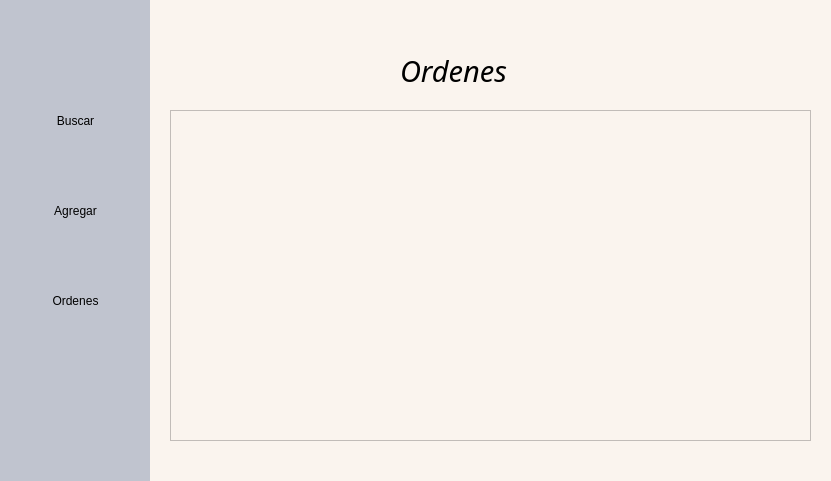
<?xml version="1.0" encoding="UTF-8"?>
<ui version="4.0">
 <class>mesero</class>
 <widget class="QDialog" name="mesero">
  <property name="geometry">
   <rect>
    <x>0</x>
    <y>0</y>
    <width>831</width>
    <height>481</height>
   </rect>
  </property>
  <property name="windowTitle">
   <string>Dialog</string>
  </property>
  <widget class="QWidget" name="widget" native="true">
   <property name="geometry">
    <rect>
     <x>0</x>
     <y>0</y>
     <width>151</width>
     <height>481</height>
    </rect>
   </property>
   <property name="styleSheet">
    <string notr="true">QWidget{
background-color: #C0C4CF;
border-right: 1px solid;

}
</string>
   </property>
   <widget class="QLabel" name="label">
    <property name="geometry">
     <rect>
      <x>10</x>
      <y>20</y>
      <width>141</width>
      <height>61</height>
     </rect>
    </property>
    <property name="text">
     <string/>
    </property>
    <property name="pixmap">
     <pixmap>:/img/Iconos/logosinfondo.png</pixmap>
    </property>
    <property name="scaledContents">
     <bool>true</bool>
    </property>
   </widget>
   <widget class="QPushButton" name="Salir">
    <property name="geometry">
     <rect>
      <x>0</x>
      <y>380</y>
      <width>151</width>
      <height>51</height>
     </rect>
    </property>
    <property name="styleSheet">
     <string notr="true">QPushButton
{
  border:0px solid gray;
  padding: 0 8px;
  background: yellow;
background-color: rgba(216, 223, 233,0);
}
QPushButton:hover
{
	background-color: rgb(223, 138, 19);
}</string>
    </property>
    <property name="text">
     <string/>
    </property>
    <property name="icon">
     <iconset>
      <normaloff>:/img/Iconos/salida.png</normaloff>:/img/Iconos/salida.png</iconset>
    </property>
    <property name="iconSize">
     <size>
      <width>30</width>
      <height>30</height>
     </size>
    </property>
    <property name="checkable">
     <bool>false</bool>
    </property>
    <property name="autoDefault">
     <bool>true</bool>
    </property>
   </widget>
   <widget class="QPushButton" name="Buscar">
    <property name="geometry">
     <rect>
      <x>10</x>
      <y>90</y>
      <width>131</width>
      <height>61</height>
     </rect>
    </property>
    <property name="styleSheet">
     <string notr="true">QPushButton
{
  border:0px solid gray;
  padding: 0 8px;
  background: yellow;
background-color: rgba(216, 223, 233,0);
}
QPushButton:hover
{
	background-color: rgb(223, 138, 19);
}</string>
    </property>
    <property name="text">
     <string>Buscar</string>
    </property>
    <property name="icon">
     <iconset>
      <normaloff>:/img/Iconos/lupa.png</normaloff>:/img/Iconos/lupa.png</iconset>
    </property>
    <property name="iconSize">
     <size>
      <width>30</width>
      <height>30</height>
     </size>
    </property>
   </widget>
   <widget class="QPushButton" name="NuevoPedido">
    <property name="geometry">
     <rect>
      <x>10</x>
      <y>180</y>
      <width>131</width>
      <height>61</height>
     </rect>
    </property>
    <property name="styleSheet">
     <string notr="true">QPushButton
{
  border:0px solid gray;
  padding: 0 8px;
  background: yellow;
background-color: rgba(216, 223, 233,0);
}
QPushButton:hover
{
	background-color: rgb(223, 138, 19);
}</string>
    </property>
    <property name="text">
     <string>Agregar</string>
    </property>
    <property name="icon">
     <iconset>
      <normaloff>:/img/Iconos/anadir.png</normaloff>:/img/Iconos/anadir.png</iconset>
    </property>
    <property name="iconSize">
     <size>
      <width>30</width>
      <height>30</height>
     </size>
    </property>
   </widget>
   <widget class="QPushButton" name="NuevoPedido_2">
    <property name="geometry">
     <rect>
      <x>10</x>
      <y>270</y>
      <width>131</width>
      <height>61</height>
     </rect>
    </property>
    <property name="styleSheet">
     <string notr="true">QPushButton
{
  border:0px solid gray;
  padding: 0 8px;
  background: yellow;
background-color: rgba(216, 223, 233,0);
}
QPushButton:hover
{
	background-color: rgb(223, 138, 19);
}</string>
    </property>
    <property name="text">
     <string>Ordenes</string>
    </property>
    <property name="icon">
     <iconset>
      <normaloff>:/img/Iconos/terminado.png</normaloff>:/img/Iconos/terminado.png</iconset>
    </property>
    <property name="iconSize">
     <size>
      <width>30</width>
      <height>30</height>
     </size>
    </property>
   </widget>
  </widget>
  <widget class="QStackedWidget" name="stackedWidget">
   <property name="geometry">
    <rect>
     <x>150</x>
     <y>0</y>
     <width>681</width>
     <height>491</height>
    </rect>
   </property>
   <property name="styleSheet">
    <string notr="true">background-color: #faf4ee;</string>
   </property>
   <property name="currentIndex">
    <number>2</number>
   </property>
   <widget class="QWidget" name="page">
    <widget class="QLabel" name="label_2">
     <property name="geometry">
      <rect>
       <x>270</x>
       <y>30</y>
       <width>171</width>
       <height>31</height>
      </rect>
     </property>
     <property name="font">
      <font>
       <family>Caviar Dreams</family>
       <pointsize>18</pointsize>
       <italic>true</italic>
      </font>
     </property>
     <property name="text">
      <string>Buscar Platillos</string>
     </property>
    </widget>
    <widget class="QLineEdit" name="lineEdit">
     <property name="geometry">
      <rect>
       <x>30</x>
       <y>80</y>
       <width>621</width>
       <height>31</height>
      </rect>
     </property>
     <property name="styleSheet">
      <string notr="true">border: 1px solid; 
border-radius: 10px;</string>
     </property>
     <property name="alignment">
      <set>Qt::AlignCenter</set>
     </property>
     <property name="placeholderText">
      <string>ID PLATILLO</string>
     </property>
    </widget>
    <widget class="QTableWidget" name="TablaPlatillos">
     <property name="geometry">
      <rect>
       <x>20</x>
       <y>130</y>
       <width>641</width>
       <height>341</height>
      </rect>
     </property>
     <property name="styleSheet">
      <string notr="true">background-color: white;</string>
     </property>
    </widget>
   </widget>
   <widget class="QWidget" name="page_2">
    <widget class="QListWidget" name="listamenu">
     <property name="geometry">
      <rect>
       <x>20</x>
       <y>30</y>
       <width>251</width>
       <height>121</height>
      </rect>
     </property>
     <property name="styleSheet">
      <string notr="true">background-color:white;
</string>
     </property>
    </widget>
    <widget class="QListWidget" name="listapedido">
     <property name="geometry">
      <rect>
       <x>380</x>
       <y>100</y>
       <width>256</width>
       <height>291</height>
      </rect>
     </property>
     <property name="styleSheet">
      <string notr="true">background-color:white;</string>
     </property>
    </widget>
    <widget class="QListWidget" name="bebidas">
     <property name="geometry">
      <rect>
       <x>20</x>
       <y>190</y>
       <width>256</width>
       <height>121</height>
      </rect>
     </property>
     <property name="styleSheet">
      <string notr="true">background-color:white;</string>
     </property>
    </widget>
    <widget class="QListWidget" name="postres">
     <property name="geometry">
      <rect>
       <x>20</x>
       <y>350</y>
       <width>256</width>
       <height>121</height>
      </rect>
     </property>
     <property name="styleSheet">
      <string notr="true">background-color:white;</string>
     </property>
    </widget>
    <widget class="QLabel" name="label_3">
     <property name="geometry">
      <rect>
       <x>100</x>
       <y>10</y>
       <width>81</width>
       <height>16</height>
      </rect>
     </property>
     <property name="font">
      <font>
       <family>Caviar Dreams</family>
       <pointsize>12</pointsize>
       <italic>true</italic>
      </font>
     </property>
     <property name="text">
      <string>Desayunos</string>
     </property>
    </widget>
    <widget class="QLabel" name="label_4">
     <property name="geometry">
      <rect>
       <x>100</x>
       <y>160</y>
       <width>71</width>
       <height>21</height>
      </rect>
     </property>
     <property name="font">
      <font>
       <family>Caviar Dreams</family>
       <pointsize>12</pointsize>
       <italic>true</italic>
      </font>
     </property>
     <property name="text">
      <string>Bebidas</string>
     </property>
    </widget>
    <widget class="QLabel" name="label_5">
     <property name="geometry">
      <rect>
       <x>100</x>
       <y>320</y>
       <width>61</width>
       <height>21</height>
      </rect>
     </property>
     <property name="font">
      <font>
       <family>Caviar Dreams</family>
       <pointsize>12</pointsize>
       <italic>true</italic>
      </font>
     </property>
     <property name="text">
      <string>Postres</string>
     </property>
    </widget>
    <widget class="QLabel" name="label_6">
     <property name="geometry">
      <rect>
       <x>480</x>
       <y>65</y>
       <width>61</width>
       <height>31</height>
      </rect>
     </property>
     <property name="font">
      <font>
       <family>Caviar Dreams</family>
       <pointsize>12</pointsize>
       <italic>true</italic>
      </font>
     </property>
     <property name="text">
      <string>Orden</string>
     </property>
    </widget>
    <widget class="QPushButton" name="CrearPedido">
     <property name="geometry">
      <rect>
       <x>560</x>
       <y>410</y>
       <width>111</width>
       <height>51</height>
      </rect>
     </property>
     <property name="styleSheet">
      <string notr="true">QPushButton
{
  border:0px solid gray;
  padding: 0 8px;
  background: yellow;
background-color: rgba(216, 223, 233,0);
}
QPushButton:hover
{
	background-color: rgb(223, 138, 19);
}</string>
     </property>
     <property name="text">
      <string>Crear Pedido</string>
     </property>
     <property name="icon">
      <iconset>
       <normaloff>:/img/Iconos/iconfinder_My_order_6457548.png</normaloff>:/img/Iconos/iconfinder_My_order_6457548.png</iconset>
     </property>
     <property name="iconSize">
      <size>
       <width>30</width>
       <height>30</height>
      </size>
     </property>
    </widget>
    <widget class="QLabel" name="label_7">
     <property name="geometry">
      <rect>
       <x>370</x>
       <y>420</y>
       <width>91</width>
       <height>31</height>
      </rect>
     </property>
     <property name="font">
      <font>
       <family>Caviar Dreams</family>
       <pointsize>12</pointsize>
       <italic>true</italic>
      </font>
     </property>
     <property name="text">
      <string>Importe: </string>
     </property>
    </widget>
    <widget class="QSpinBox" name="total">
     <property name="geometry">
      <rect>
       <x>440</x>
       <y>420</y>
       <width>81</width>
       <height>31</height>
      </rect>
     </property>
     <property name="maximum">
      <number>9999</number>
     </property>
    </widget>
    <widget class="QLineEdit" name="mesa">
     <property name="geometry">
      <rect>
       <x>500</x>
       <y>30</y>
       <width>113</width>
       <height>21</height>
      </rect>
     </property>
     <property name="styleSheet">
      <string notr="true">background-color:white;
</string>
     </property>
    </widget>
    <widget class="QLabel" name="label_8">
     <property name="geometry">
      <rect>
       <x>410</x>
       <y>30</y>
       <width>81</width>
       <height>20</height>
      </rect>
     </property>
     <property name="font">
      <font>
       <family>Caviar Dreams</family>
       <pointsize>12</pointsize>
       <italic>true</italic>
      </font>
     </property>
     <property name="text">
      <string>No. Mesa:</string>
     </property>
    </widget>
   </widget>
   <widget class="QWidget" name="page_3">
    <widget class="QTableWidget" name="tableWidget">
     <property name="geometry">
      <rect>
       <x>20</x>
       <y>110</y>
       <width>641</width>
       <height>331</height>
      </rect>
     </property>
    </widget>
    <widget class="QLabel" name="label_9">
     <property name="geometry">
      <rect>
       <x>-120</x>
       <y>360</y>
       <width>221</width>
       <height>151</height>
      </rect>
     </property>
     <property name="text">
      <string/>
     </property>
     <property name="pixmap">
      <pixmap>:/img/Iconos/platillos-png.png</pixmap>
     </property>
     <property name="scaledContents">
      <bool>true</bool>
     </property>
    </widget>
    <widget class="QLabel" name="label_10">
     <property name="geometry">
      <rect>
       <x>250</x>
       <y>40</y>
       <width>131</width>
       <height>61</height>
      </rect>
     </property>
     <property name="font">
      <font>
       <family>Caviar Dreams</family>
       <pointsize>22</pointsize>
       <italic>true</italic>
      </font>
     </property>
     <property name="text">
      <string>Ordenes</string>
     </property>
    </widget>
    <zorder>label_9</zorder>
    <zorder>tableWidget</zorder>
    <zorder>label_10</zorder>
   </widget>
  </widget>
 </widget>
 <resources/>
 <connections/>
</ui>
